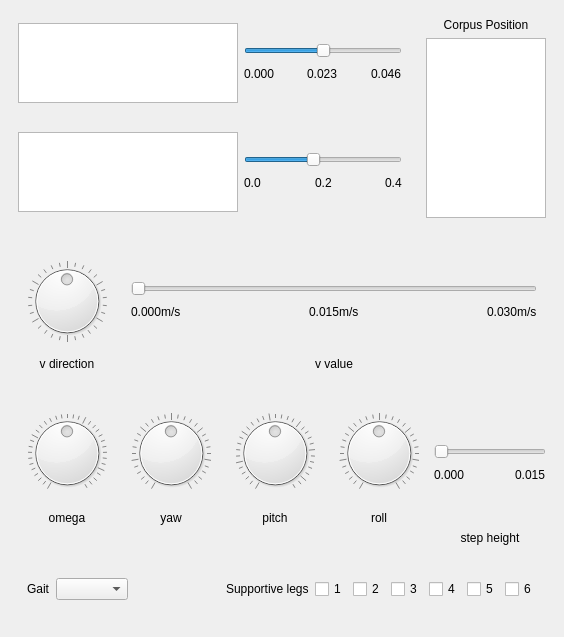
<?xml version="1.0" encoding="UTF-8"?>
<ui version="4.0">
 <class>HexapodController</class>
 <widget class="QMainWindow" name="HexapodController">
  <property name="geometry">
   <rect>
    <x>0</x>
    <y>0</y>
    <width>564</width>
    <height>637</height>
   </rect>
  </property>
  <property name="windowTitle">
   <string>Elkapod Controller</string>
  </property>
  <widget class="QWidget" name="central_widget">
   <layout class="QVBoxLayout" name="verticalLayout_2">
    <item>
     <widget class="QWidget" name="widget_13" native="true">
      <layout class="QHBoxLayout" name="horizontalLayout_8">
       <property name="leftMargin">
        <number>0</number>
       </property>
       <property name="topMargin">
        <number>0</number>
       </property>
       <property name="rightMargin">
        <number>0</number>
       </property>
       <property name="bottomMargin">
        <number>0</number>
       </property>
       <item>
        <widget class="QWidget" name="widget_12" native="true">
         <layout class="QVBoxLayout" name="verticalLayout_9">
          <property name="leftMargin">
           <number>0</number>
          </property>
          <property name="topMargin">
           <number>0</number>
          </property>
          <property name="rightMargin">
           <number>0</number>
          </property>
          <property name="bottomMargin">
           <number>0</number>
          </property>
          <item>
           <widget class="QWidget" name="leg_spacing_widget" native="true">
            <property name="enabled">
             <bool>true</bool>
            </property>
            <property name="sizePolicy">
             <sizepolicy hsizetype="Preferred" vsizetype="Maximum">
              <horstretch>0</horstretch>
              <verstretch>0</verstretch>
             </sizepolicy>
            </property>
            <layout class="QHBoxLayout" name="horizontalLayout_2">
             <item>
              <widget class="QGraphicsView" name="leg_spacing_view">
               <property name="enabled">
                <bool>true</bool>
               </property>
               <property name="sizePolicy">
                <sizepolicy hsizetype="Expanding" vsizetype="Expanding">
                 <horstretch>0</horstretch>
                 <verstretch>0</verstretch>
                </sizepolicy>
               </property>
               <property name="minimumSize">
                <size>
                 <width>220</width>
                 <height>80</height>
                </size>
               </property>
               <property name="maximumSize">
                <size>
                 <width>220</width>
                 <height>80</height>
                </size>
               </property>
              </widget>
             </item>
             <item>
              <widget class="QWidget" name="widget_17" native="true">
               <layout class="QVBoxLayout" name="verticalLayout_12">
                <property name="leftMargin">
                 <number>0</number>
                </property>
                <property name="topMargin">
                 <number>0</number>
                </property>
                <property name="rightMargin">
                 <number>0</number>
                </property>
                <property name="bottomMargin">
                 <number>0</number>
                </property>
                <item>
                 <spacer name="verticalSpacer_6">
                  <property name="orientation">
                   <enum>Qt::Vertical</enum>
                  </property>
                  <property name="sizeHint" stdset="0">
                   <size>
                    <width>20</width>
                    <height>5</height>
                   </size>
                  </property>
                 </spacer>
                </item>
                <item>
                 <widget class="QSlider" name="leg_spacing_slider">
                  <property name="enabled">
                   <bool>true</bool>
                  </property>
                  <property name="mouseTracking">
                   <bool>true</bool>
                  </property>
                  <property name="minimum">
                   <number>40</number>
                  </property>
                  <property name="maximum">
                   <number>200</number>
                  </property>
                  <property name="value">
                   <number>120</number>
                  </property>
                  <property name="orientation">
                   <enum>Qt::Horizontal</enum>
                  </property>
                 </widget>
                </item>
                <item>
                 <widget class="QWidget" name="widget_18" native="true">
                  <layout class="QHBoxLayout" name="horizontalLayout_10">
                   <property name="leftMargin">
                    <number>0</number>
                   </property>
                   <property name="topMargin">
                    <number>0</number>
                   </property>
                   <property name="rightMargin">
                    <number>0</number>
                   </property>
                   <property name="bottomMargin">
                    <number>0</number>
                   </property>
                   <item>
                    <widget class="QLabel" name="label_14">
                     <property name="text">
                      <string>0.000</string>
                     </property>
                    </widget>
                   </item>
                   <item>
                    <spacer name="horizontalSpacer_4">
                     <property name="orientation">
                      <enum>Qt::Horizontal</enum>
                     </property>
                     <property name="sizeHint" stdset="0">
                      <size>
                       <width>40</width>
                       <height>20</height>
                      </size>
                     </property>
                    </spacer>
                   </item>
                   <item>
                    <widget class="QLabel" name="label_15">
                     <property name="text">
                      <string>0.023</string>
                     </property>
                    </widget>
                   </item>
                   <item>
                    <spacer name="horizontalSpacer_5">
                     <property name="orientation">
                      <enum>Qt::Horizontal</enum>
                     </property>
                     <property name="sizeHint" stdset="0">
                      <size>
                       <width>40</width>
                       <height>20</height>
                      </size>
                     </property>
                    </spacer>
                   </item>
                   <item>
                    <widget class="QLabel" name="label_13">
                     <property name="text">
                      <string>0.046</string>
                     </property>
                    </widget>
                   </item>
                  </layout>
                 </widget>
                </item>
                <item>
                 <spacer name="verticalSpacer_7">
                  <property name="orientation">
                   <enum>Qt::Vertical</enum>
                  </property>
                  <property name="sizeHint" stdset="0">
                   <size>
                    <width>20</width>
                    <height>10</height>
                   </size>
                  </property>
                 </spacer>
                </item>
               </layout>
              </widget>
             </item>
            </layout>
           </widget>
          </item>
          <item>
           <widget class="QWidget" name="height_widget" native="true">
            <property name="sizePolicy">
             <sizepolicy hsizetype="Preferred" vsizetype="Maximum">
              <horstretch>0</horstretch>
              <verstretch>0</verstretch>
             </sizepolicy>
            </property>
            <layout class="QHBoxLayout" name="horizontalLayout">
             <item>
              <widget class="QGraphicsView" name="height_view">
               <property name="minimumSize">
                <size>
                 <width>220</width>
                 <height>80</height>
                </size>
               </property>
               <property name="maximumSize">
                <size>
                 <width>220</width>
                 <height>80</height>
                </size>
               </property>
              </widget>
             </item>
             <item>
              <widget class="QWidget" name="widget_19" native="true">
               <layout class="QVBoxLayout" name="verticalLayout_13">
                <property name="leftMargin">
                 <number>0</number>
                </property>
                <property name="topMargin">
                 <number>0</number>
                </property>
                <property name="rightMargin">
                 <number>0</number>
                </property>
                <property name="bottomMargin">
                 <number>0</number>
                </property>
                <item>
                 <spacer name="verticalSpacer_9">
                  <property name="orientation">
                   <enum>Qt::Vertical</enum>
                  </property>
                  <property name="sizeHint" stdset="0">
                   <size>
                    <width>20</width>
                    <height>5</height>
                   </size>
                  </property>
                 </spacer>
                </item>
                <item>
                 <widget class="QSlider" name="height_slider">
                  <property name="maximum">
                   <number>230</number>
                  </property>
                  <property name="value">
                   <number>100</number>
                  </property>
                  <property name="orientation">
                   <enum>Qt::Horizontal</enum>
                  </property>
                 </widget>
                </item>
                <item>
                 <widget class="QWidget" name="widget_20" native="true">
                  <layout class="QHBoxLayout" name="horizontalLayout_11">
                   <property name="leftMargin">
                    <number>0</number>
                   </property>
                   <property name="topMargin">
                    <number>0</number>
                   </property>
                   <property name="rightMargin">
                    <number>0</number>
                   </property>
                   <property name="bottomMargin">
                    <number>0</number>
                   </property>
                   <item>
                    <widget class="QLabel" name="label_18">
                     <property name="text">
                      <string>0.0</string>
                     </property>
                    </widget>
                   </item>
                   <item>
                    <spacer name="horizontalSpacer_6">
                     <property name="orientation">
                      <enum>Qt::Horizontal</enum>
                     </property>
                     <property name="sizeHint" stdset="0">
                      <size>
                       <width>40</width>
                       <height>20</height>
                      </size>
                     </property>
                    </spacer>
                   </item>
                   <item>
                    <widget class="QLabel" name="label_17">
                     <property name="text">
                      <string>0.2</string>
                     </property>
                    </widget>
                   </item>
                   <item>
                    <spacer name="horizontalSpacer_7">
                     <property name="orientation">
                      <enum>Qt::Horizontal</enum>
                     </property>
                     <property name="sizeHint" stdset="0">
                      <size>
                       <width>40</width>
                       <height>20</height>
                      </size>
                     </property>
                    </spacer>
                   </item>
                   <item>
                    <widget class="QLabel" name="label_16">
                     <property name="text">
                      <string>0.4</string>
                     </property>
                    </widget>
                   </item>
                  </layout>
                 </widget>
                </item>
                <item>
                 <spacer name="verticalSpacer_8">
                  <property name="orientation">
                   <enum>Qt::Vertical</enum>
                  </property>
                  <property name="sizeHint" stdset="0">
                   <size>
                    <width>20</width>
                    <height>10</height>
                   </size>
                  </property>
                 </spacer>
                </item>
               </layout>
              </widget>
             </item>
            </layout>
           </widget>
          </item>
         </layout>
        </widget>
       </item>
       <item>
        <widget class="QWidget" name="widget_14" native="true">
         <property name="sizePolicy">
          <sizepolicy hsizetype="Maximum" vsizetype="Preferred">
           <horstretch>0</horstretch>
           <verstretch>0</verstretch>
          </sizepolicy>
         </property>
         <layout class="QVBoxLayout" name="verticalLayout_10">
          <item>
           <widget class="QLabel" name="label_9">
            <property name="text">
             <string>Corpus Position</string>
            </property>
            <property name="alignment">
             <set>Qt::AlignCenter</set>
            </property>
           </widget>
          </item>
          <item>
           <widget class="QGraphicsView" name="corpus_position">
            <property name="minimumSize">
             <size>
              <width>120</width>
              <height>180</height>
             </size>
            </property>
            <property name="maximumSize">
             <size>
              <width>120</width>
              <height>180</height>
             </size>
            </property>
           </widget>
          </item>
         </layout>
        </widget>
       </item>
      </layout>
     </widget>
    </item>
    <item>
     <widget class="QWidget" name="velocity_widget" native="true">
      <property name="sizePolicy">
       <sizepolicy hsizetype="Preferred" vsizetype="Maximum">
        <horstretch>0</horstretch>
        <verstretch>0</verstretch>
       </sizepolicy>
      </property>
      <layout class="QHBoxLayout" name="horizontalLayout_4">
       <item>
        <widget class="QWidget" name="widget_3" native="true">
         <layout class="QVBoxLayout" name="verticalLayout_3">
          <item>
           <spacer name="verticalSpacer_4">
            <property name="orientation">
             <enum>Qt::Vertical</enum>
            </property>
            <property name="sizeHint" stdset="0">
             <size>
              <width>20</width>
              <height>0</height>
             </size>
            </property>
           </spacer>
          </item>
          <item>
           <widget class="QDial" name="vdir_dial">
            <property name="minimumSize">
             <size>
              <width>80</width>
              <height>80</height>
             </size>
            </property>
            <property name="maximumSize">
             <size>
              <width>80</width>
              <height>16777215</height>
             </size>
            </property>
            <property name="maximum">
             <number>360</number>
            </property>
            <property name="singleStep">
             <number>3</number>
            </property>
            <property name="value">
             <number>180</number>
            </property>
            <property name="wrapping">
             <bool>true</bool>
            </property>
            <property name="notchesVisible">
             <bool>true</bool>
            </property>
           </widget>
          </item>
          <item>
           <spacer name="verticalSpacer_5">
            <property name="orientation">
             <enum>Qt::Vertical</enum>
            </property>
            <property name="sizeHint" stdset="0">
             <size>
              <width>20</width>
              <height>0</height>
             </size>
            </property>
           </spacer>
          </item>
          <item>
           <widget class="QLabel" name="label">
            <property name="sizePolicy">
             <sizepolicy hsizetype="Preferred" vsizetype="Maximum">
              <horstretch>0</horstretch>
              <verstretch>0</verstretch>
             </sizepolicy>
            </property>
            <property name="text">
             <string>v direction</string>
            </property>
            <property name="alignment">
             <set>Qt::AlignCenter</set>
            </property>
           </widget>
          </item>
         </layout>
        </widget>
       </item>
       <item>
        <widget class="QWidget" name="widget_2" native="true">
         <layout class="QVBoxLayout" name="verticalLayout">
          <item>
           <spacer name="verticalSpacer_2">
            <property name="orientation">
             <enum>Qt::Vertical</enum>
            </property>
            <property name="sizeHint" stdset="0">
             <size>
              <width>20</width>
              <height>0</height>
             </size>
            </property>
           </spacer>
          </item>
          <item>
           <widget class="QWidget" name="widget_15" native="true">
            <layout class="QVBoxLayout" name="verticalLayout_11">
             <property name="leftMargin">
              <number>0</number>
             </property>
             <property name="topMargin">
              <number>0</number>
             </property>
             <property name="rightMargin">
              <number>0</number>
             </property>
             <property name="bottomMargin">
              <number>0</number>
             </property>
             <item>
              <widget class="QSlider" name="vval_slider">
               <property name="maximum">
                <number>100</number>
               </property>
               <property name="orientation">
                <enum>Qt::Horizontal</enum>
               </property>
               <property name="tickPosition">
                <enum>QSlider::NoTicks</enum>
               </property>
               <property name="tickInterval">
                <number>0</number>
               </property>
              </widget>
             </item>
             <item>
              <widget class="QWidget" name="widget_16" native="true">
               <layout class="QHBoxLayout" name="horizontalLayout_9">
                <property name="leftMargin">
                 <number>0</number>
                </property>
                <property name="topMargin">
                 <number>0</number>
                </property>
                <property name="rightMargin">
                 <number>0</number>
                </property>
                <property name="bottomMargin">
                 <number>0</number>
                </property>
                <item>
                 <widget class="QLabel" name="label_12">
                  <property name="text">
                   <string>0.000m/s</string>
                  </property>
                 </widget>
                </item>
                <item>
                 <spacer name="horizontalSpacer_3">
                  <property name="orientation">
                   <enum>Qt::Horizontal</enum>
                  </property>
                  <property name="sizeHint" stdset="0">
                   <size>
                    <width>40</width>
                    <height>20</height>
                   </size>
                  </property>
                 </spacer>
                </item>
                <item>
                 <widget class="QLabel" name="label_11">
                  <property name="text">
                   <string>0.015m/s</string>
                  </property>
                 </widget>
                </item>
                <item>
                 <spacer name="horizontalSpacer_2">
                  <property name="orientation">
                   <enum>Qt::Horizontal</enum>
                  </property>
                  <property name="sizeHint" stdset="0">
                   <size>
                    <width>40</width>
                    <height>20</height>
                   </size>
                  </property>
                 </spacer>
                </item>
                <item>
                 <widget class="QLabel" name="label_10">
                  <property name="text">
                   <string>0.030m/s</string>
                  </property>
                 </widget>
                </item>
               </layout>
              </widget>
             </item>
            </layout>
           </widget>
          </item>
          <item>
           <spacer name="verticalSpacer_3">
            <property name="orientation">
             <enum>Qt::Vertical</enum>
            </property>
            <property name="sizeHint" stdset="0">
             <size>
              <width>20</width>
              <height>0</height>
             </size>
            </property>
           </spacer>
          </item>
          <item>
           <widget class="QLabel" name="label_2">
            <property name="sizePolicy">
             <sizepolicy hsizetype="Preferred" vsizetype="Maximum">
              <horstretch>0</horstretch>
              <verstretch>0</verstretch>
             </sizepolicy>
            </property>
            <property name="text">
             <string>v value</string>
            </property>
            <property name="alignment">
             <set>Qt::AlignCenter</set>
            </property>
           </widget>
          </item>
         </layout>
        </widget>
       </item>
      </layout>
     </widget>
    </item>
    <item>
     <widget class="QWidget" name="widget" native="true">
      <layout class="QHBoxLayout" name="horizontalLayout_3">
       <item>
        <widget class="QWidget" name="widget_4" native="true">
         <layout class="QVBoxLayout" name="verticalLayout_4">
          <item>
           <widget class="QDial" name="omega_dial">
            <property name="minimumSize">
             <size>
              <width>80</width>
              <height>80</height>
             </size>
            </property>
            <property name="maximumSize">
             <size>
              <width>80</width>
              <height>80</height>
             </size>
            </property>
            <property name="minimum">
             <number>-17</number>
            </property>
            <property name="maximum">
             <number>17</number>
            </property>
            <property name="notchesVisible">
             <bool>true</bool>
            </property>
           </widget>
          </item>
          <item>
           <widget class="QLabel" name="label_3">
            <property name="text">
             <string>omega</string>
            </property>
            <property name="alignment">
             <set>Qt::AlignCenter</set>
            </property>
           </widget>
          </item>
         </layout>
        </widget>
       </item>
       <item>
        <widget class="QWidget" name="widget_5" native="true">
         <layout class="QVBoxLayout" name="verticalLayout_5">
          <item>
           <widget class="QDial" name="yaw_dial">
            <property name="minimumSize">
             <size>
              <width>80</width>
              <height>80</height>
             </size>
            </property>
            <property name="maximumSize">
             <size>
              <width>80</width>
              <height>80</height>
             </size>
            </property>
            <property name="minimum">
             <number>-120</number>
            </property>
            <property name="maximum">
             <number>120</number>
            </property>
            <property name="singleStep">
             <number>2</number>
            </property>
            <property name="notchesVisible">
             <bool>true</bool>
            </property>
           </widget>
          </item>
          <item>
           <widget class="QLabel" name="yaw_label">
            <property name="text">
             <string>yaw</string>
            </property>
            <property name="alignment">
             <set>Qt::AlignCenter</set>
            </property>
           </widget>
          </item>
         </layout>
        </widget>
       </item>
       <item>
        <widget class="QWidget" name="widget_6" native="true">
         <layout class="QVBoxLayout" name="verticalLayout_6">
          <item>
           <widget class="QDial" name="pitch_dial">
            <property name="minimumSize">
             <size>
              <width>80</width>
              <height>80</height>
             </size>
            </property>
            <property name="maximumSize">
             <size>
              <width>80</width>
              <height>80</height>
             </size>
            </property>
            <property name="minimum">
             <number>-250</number>
            </property>
            <property name="maximum">
             <number>250</number>
            </property>
            <property name="singleStep">
             <number>4</number>
            </property>
            <property name="notchesVisible">
             <bool>true</bool>
            </property>
           </widget>
          </item>
          <item>
           <widget class="QLabel" name="label_4">
            <property name="text">
             <string>pitch</string>
            </property>
            <property name="alignment">
             <set>Qt::AlignCenter</set>
            </property>
           </widget>
          </item>
         </layout>
        </widget>
       </item>
       <item>
        <widget class="QWidget" name="widget_7" native="true">
         <layout class="QVBoxLayout" name="verticalLayout_7">
          <item>
           <widget class="QDial" name="roll_dial">
            <property name="minimumSize">
             <size>
              <width>80</width>
              <height>80</height>
             </size>
            </property>
            <property name="maximumSize">
             <size>
              <width>80</width>
              <height>80</height>
             </size>
            </property>
            <property name="minimum">
             <number>-120</number>
            </property>
            <property name="maximum">
             <number>120</number>
            </property>
            <property name="singleStep">
             <number>2</number>
            </property>
            <property name="pageStep">
             <number>10</number>
            </property>
            <property name="notchesVisible">
             <bool>true</bool>
            </property>
           </widget>
          </item>
          <item>
           <widget class="QLabel" name="label_5">
            <property name="text">
             <string>roll</string>
            </property>
            <property name="alignment">
             <set>Qt::AlignCenter</set>
            </property>
           </widget>
          </item>
         </layout>
        </widget>
       </item>
       <item>
        <widget class="QWidget" name="widget_8" native="true">
         <layout class="QVBoxLayout" name="verticalLayout_8">
          <property name="leftMargin">
           <number>0</number>
          </property>
          <property name="topMargin">
           <number>0</number>
          </property>
          <property name="rightMargin">
           <number>0</number>
          </property>
          <property name="bottomMargin">
           <number>0</number>
          </property>
          <item>
           <widget class="QWidget" name="widget_21" native="true">
            <layout class="QVBoxLayout" name="verticalLayout_14">
             <property name="leftMargin">
              <number>0</number>
             </property>
             <property name="topMargin">
              <number>0</number>
             </property>
             <property name="rightMargin">
              <number>0</number>
             </property>
             <property name="bottomMargin">
              <number>0</number>
             </property>
             <item>
              <spacer name="verticalSpacer_11">
               <property name="orientation">
                <enum>Qt::Vertical</enum>
               </property>
               <property name="sizeHint" stdset="0">
                <size>
                 <width>20</width>
                 <height>40</height>
                </size>
               </property>
              </spacer>
             </item>
             <item>
              <widget class="QSlider" name="step_height_slider">
               <property name="sizePolicy">
                <sizepolicy hsizetype="Minimum" vsizetype="Fixed">
                 <horstretch>0</horstretch>
                 <verstretch>0</verstretch>
                </sizepolicy>
               </property>
               <property name="minimumSize">
                <size>
                 <width>0</width>
                 <height>15</height>
                </size>
               </property>
               <property name="maximumSize">
                <size>
                 <width>16777215</width>
                 <height>15</height>
                </size>
               </property>
               <property name="maximum">
                <number>150</number>
               </property>
               <property name="orientation">
                <enum>Qt::Horizontal</enum>
               </property>
              </widget>
             </item>
             <item>
              <widget class="QWidget" name="widget_22" native="true">
               <layout class="QHBoxLayout" name="horizontalLayout_12">
                <property name="leftMargin">
                 <number>0</number>
                </property>
                <property name="topMargin">
                 <number>0</number>
                </property>
                <property name="rightMargin">
                 <number>0</number>
                </property>
                <property name="bottomMargin">
                 <number>0</number>
                </property>
                <item>
                 <widget class="QLabel" name="label_20">
                  <property name="text">
                   <string>0.000</string>
                  </property>
                 </widget>
                </item>
                <item>
                 <spacer name="horizontalSpacer_8">
                  <property name="orientation">
                   <enum>Qt::Horizontal</enum>
                  </property>
                  <property name="sizeHint" stdset="0">
                   <size>
                    <width>40</width>
                    <height>20</height>
                   </size>
                  </property>
                 </spacer>
                </item>
                <item>
                 <widget class="QLabel" name="label_19">
                  <property name="text">
                   <string>0.015</string>
                  </property>
                 </widget>
                </item>
               </layout>
              </widget>
             </item>
             <item>
              <spacer name="verticalSpacer_10">
               <property name="orientation">
                <enum>Qt::Vertical</enum>
               </property>
               <property name="sizeHint" stdset="0">
                <size>
                 <width>20</width>
                 <height>40</height>
                </size>
               </property>
              </spacer>
             </item>
            </layout>
           </widget>
          </item>
          <item>
           <widget class="QLabel" name="label_6">
            <property name="text">
             <string>step height</string>
            </property>
            <property name="alignment">
             <set>Qt::AlignCenter</set>
            </property>
           </widget>
          </item>
         </layout>
        </widget>
       </item>
      </layout>
     </widget>
    </item>
    <item>
     <widget class="QWidget" name="widget_9" native="true">
      <layout class="QHBoxLayout" name="horizontalLayout_5">
       <item>
        <widget class="QWidget" name="widget_10" native="true">
         <layout class="QHBoxLayout" name="horizontalLayout_6">
          <item>
           <widget class="QLabel" name="label_7">
            <property name="text">
             <string>Gait</string>
            </property>
           </widget>
          </item>
          <item>
           <widget class="QComboBox" name="gait_selection">
            <property name="currentText">
             <string/>
            </property>
            <property name="currentIndex">
             <number>-1</number>
            </property>
           </widget>
          </item>
         </layout>
        </widget>
       </item>
       <item>
        <spacer name="horizontalSpacer">
         <property name="orientation">
          <enum>Qt::Horizontal</enum>
         </property>
         <property name="sizeHint" stdset="0">
          <size>
           <width>40</width>
           <height>20</height>
          </size>
         </property>
        </spacer>
       </item>
       <item>
        <widget class="QWidget" name="widget_11" native="true">
         <layout class="QHBoxLayout" name="horizontalLayout_7">
          <item>
           <widget class="QLabel" name="label_8">
            <property name="text">
             <string>Supportive legs</string>
            </property>
           </widget>
          </item>
          <item>
           <widget class="QCheckBox" name="checkBox_1">
            <property name="text">
             <string>1</string>
            </property>
           </widget>
          </item>
          <item>
           <widget class="QCheckBox" name="checkBox_2">
            <property name="text">
             <string>2</string>
            </property>
           </widget>
          </item>
          <item>
           <widget class="QCheckBox" name="checkBox_3">
            <property name="text">
             <string>3</string>
            </property>
           </widget>
          </item>
          <item>
           <widget class="QCheckBox" name="checkBox_4">
            <property name="text">
             <string>4</string>
            </property>
           </widget>
          </item>
          <item>
           <widget class="QCheckBox" name="checkBox_5">
            <property name="text">
             <string>5</string>
            </property>
           </widget>
          </item>
          <item>
           <widget class="QCheckBox" name="checkBox_6">
            <property name="text">
             <string>6</string>
            </property>
           </widget>
          </item>
         </layout>
        </widget>
       </item>
      </layout>
     </widget>
    </item>
    <item>
     <spacer name="verticalSpacer">
      <property name="orientation">
       <enum>Qt::Vertical</enum>
      </property>
      <property name="sizeHint" stdset="0">
       <size>
        <width>20</width>
        <height>0</height>
       </size>
      </property>
     </spacer>
    </item>
   </layout>
  </widget>
 </widget>
 <resources/>
 <connections/>
</ui>
